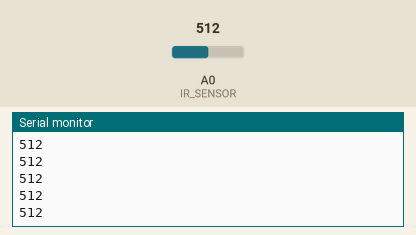
This sketch was run on a simulated Arduino Uno, built with avr-gcc and run on an emulated ATmega328P. On the bench: the last lines printed to the serial monitor. The test bench sets the inputs (shaded band); at power-on: A0 (IR_SENSOR) = 512.

Above: at 2.2 s.
2.3 s: A0 (IR_SENSOR) set to 716
At 2.32 s:
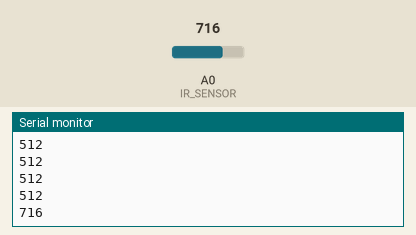
3.8 s: A0 (IR_SENSOR) set to 900
At 3.83 s:
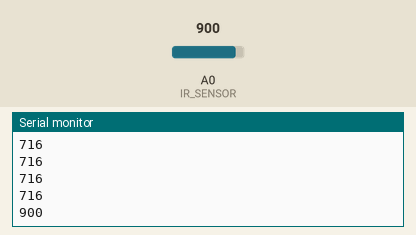
Timing chart, 0 to 6.8 s (numbered marks = the images above; inputs shaded):
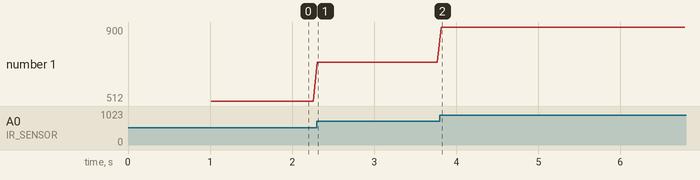

Measured:
- after the input at 2.3 s, the serial monitor: prints a new line at once (image 1)
- after the input at 3.8 s, the serial monitor: prints a new line at once (image 2)
- plotted number 1: 512 → 716 after the input at 2.3 s, 716 → 900 after the input at 3.8 s

The sketch:

IR_Test.ino
```cpp
// Pin definitions
#define L_PWM_PIN 10
#define L_DIR_PIN 16
#define R_PWM_PIN  9
#define R_DIR_PIN 15

#define LINE_LEFT_PIN   A4 //Pin for the left line sensor
#define LINE_CENTRE_PIN A3 //Pin for the centre line sensor
#define LINE_RIGHT_PIN  A2 //Pin for the right line sensor

#define IR_SENSOR A0

#define BUZZER 6

void setup() {

  pinMode( IR_SENSOR, INPUT );

  // Initialise the Serial communication
  Serial.begin( 9600 );
  delay(1000);
  Serial.println("***RESET***");

}


void loop() {

  int reading = analogRead( IR_SENSOR );
  Serial.println( reading );

  delay( 50 );

}
```
